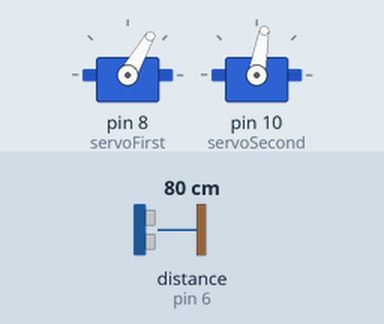
Recording of a sketch running on a simulated Arduino Uno, built with avr-gcc and run on an emulated ATmega328P. On the bench: 2 × servo. Wiring (inferred from the names in the program): ultrasonic range finder: trigger pin 7; echo pin 6. Inputs (shaded band) come from the test bench; at power-on: distance to the obstacle (sensor on pin 6) 80 cm. The echo pulse lasts 58.3 µs per cm.

Above: at 1.2 s.
1.3 s: distance to the obstacle (sensor on pin 6) set to 12 cm
2.8 s: distance to the obstacle (sensor on pin 6) set to 9 cm
At 3.18 s:
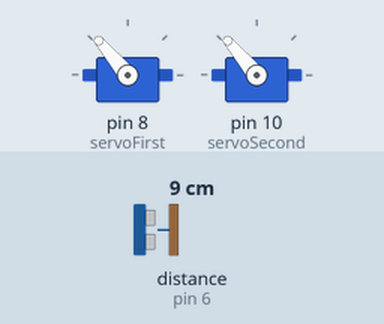
5.8 s: distance to the obstacle (sensor on pin 6) set to 18 cm
At 5.8 s:
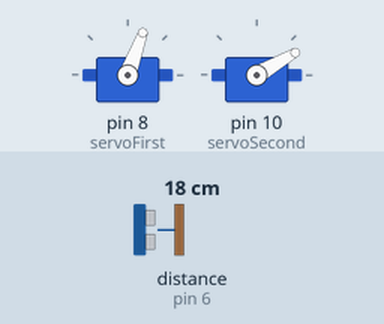
7.3 s: distance to the obstacle (sensor on pin 6) set to 2 cm
At 7.69 s:
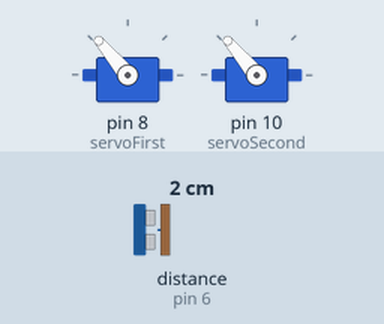
Timing chart, 0 to 11.3 s (numbered marks = the images above; inputs shaded):
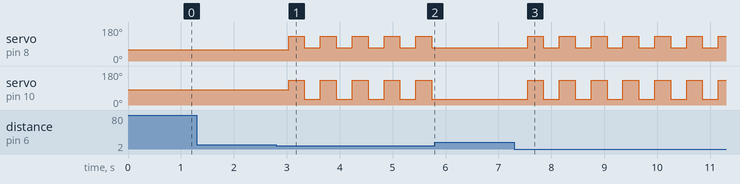

Measured:
- the behaviour switches between 11 and 10 cm on distance to the obstacle (sensor on pin 6) (found by bisection; images 0 and 1)
- after the input at 1.3 s, every drawn part: stays the same
- after the input at 2.8 s, servo on pin 8 (servoFirst): alternates 130° for 0.30 s and 70° for 0.30 s, starting after 0.23 s; servo on pin 10 (servoSecond): alternates 130° for 0.30 s and 30° for 0.30 s, starting after 0.23 s
- after the input at 5.8 s, servo on pin 8 (servoFirst): stops changing and stays 70°; servo on pin 10 (servoSecond): stops changing and stays 30°
- after the input at 7.3 s, servo on pin 8 (servoFirst): alternates 130° for 0.30 s and 70° for 0.30 s, starting after 0.25 s; servo on pin 10 (servoSecond): alternates 130° for 0.30 s and 30° for 0.30 s, starting after 0.25 s

The sketch:

Batsman-Sonar_Two-Servo_Control.ino
```cpp
#include<Servo.h>
Servo servoFirst;
Servo servoSecond;

int trigPin = 7;       //Trigger pin
int echoPin = 6;       //Echo response pin
long duration, cm, inches;

void setup() {
  Serial.begin(9600);
  servoFirst.attach(8);     //Attach on pin # 8 of arduino
  servoFirst.write(60);      //Initial position of first motor
  servoSecond.attach(10);      //Attach second motor on pin # 10 of arduino
  servoSecond.write(80);      //Initial position of second motor
  pinMode(trigPin, OUTPUT);   //Trigger pin to throw the signal sound waves
  pinMode(echoPin, INPUT);    //Echo pin for input of distance
}

//Main running loop of program
void loop() {
  digitalWrite(trigPin, LOW);
  delayMicroseconds(5);
  digitalWrite(trigPin, HIGH);
  delayMicroseconds(5);
  digitalWrite(trigPin, LOW);
  pinMode(echoPin, INPUT);
  duration = pulseIn(echoPin, HIGH);
  cm = (duration/2) / 29.1;
  inches = (duration/2) / 74;       //Formula to calculate distance in inches

  if (inches < 4) {         //If distance is less than 4 inches then make stroke
      servoFirst.write(130);      //Position of bat (second motor)
      servoSecond.write(130);     //Position of base
      delay(300);
      servoFirst.write(70);       //Bring to lower side to strike
      servoSecond.write(30);      //Rotate CW for strike
  }
  delay(300);
}
```
